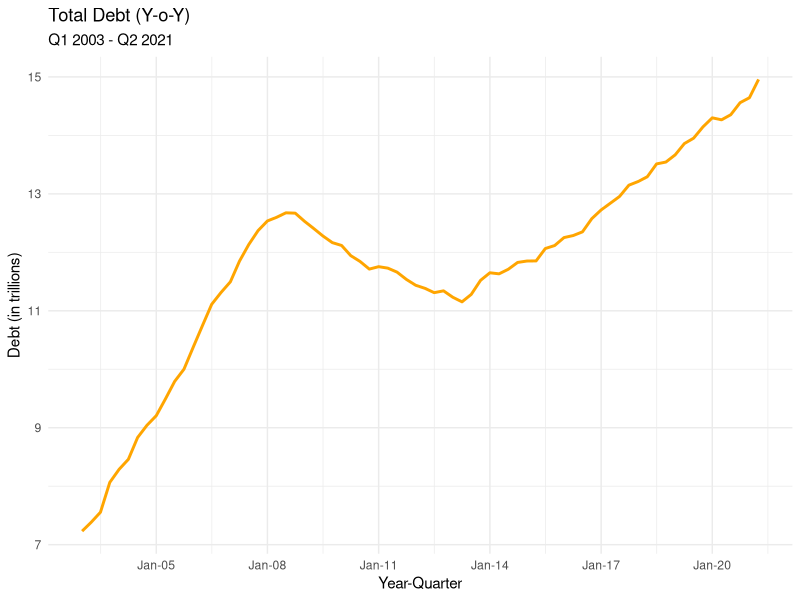
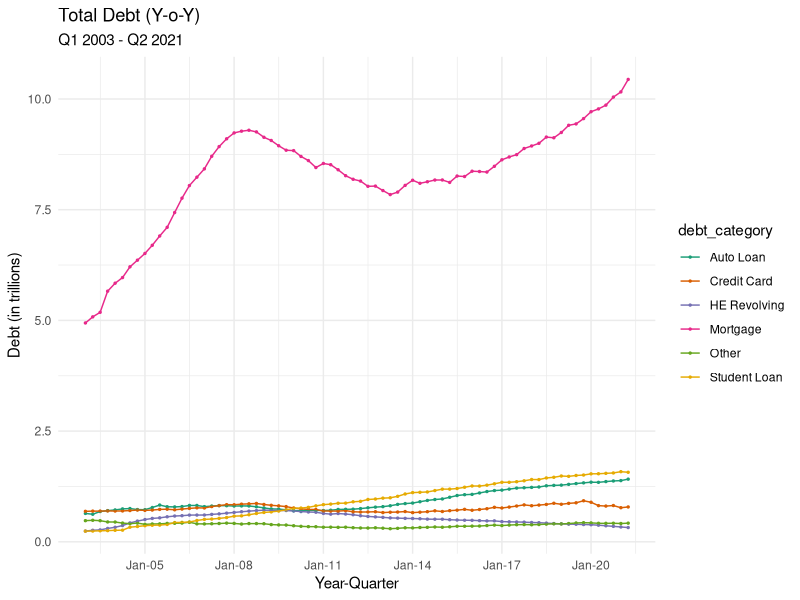

Source code (R) for these figures, in order:
## ---- chunk 1
#| label: setup
#| warning: false
#| message: false

library(tidyverse)
library(ggplot2)
library(readxl)
library(lubridate)
library(scales)

knitr::opts_chunk$set(echo = TRUE, warning=FALSE, message=FALSE)
## ---- chunk 2
# Function call to read a csv file
debt_df <- read_excel('_data/debt_in_trillions.xlsx')
debt_df
## ---- chunk 3
# Remove the 'Total column'
debt <- select(debt_df, !Total)

# Using the pivot_longer function to pivot the dataset
debt_pivoted <- pivot_longer(debt, col = !'Year and Quarter', names_to = "debt_category", values_to = "debt_in_trillions")
## ---- chunk 4
# Sanity check: It is expected the total number of rows in the resulting dataset would be 74 * 6 = 444
debt_pivoted
## ---- chunk 5
# Extracting year and quarter from the 'Year and Quarter' column and creating separate columns for them
# Converting the 'Year' column to integer
debt_pivoted <- mutate(debt_pivoted, 
                       Quarter = str_split(`Year and Quarter`, ":", simplify = TRUE)[,2], 
                       Year = as.integer(str_split(`Year and Quarter`, ":", simplify = TRUE)[,1]) + 2000)
debt_pivoted
## ---- chunk 6
debt_year <- group_by(debt_pivoted, Year, Quarter)
debt_yoy <- summarise(debt_year, debt_sum = sum(debt_in_trillions, na.rm = TRUE))
debt_yoy$year_q <- yq(paste0(debt_yoy$Year, ":", debt_yoy$Quarter))
debt_yoy
## ---- chunk 7
# Line plot of trend of Debt over years each quarter (It's very intuitive to visualize this trend in a line chart)
ggplot(debt_yoy, aes(x = year_q, y = debt_sum)) +
  geom_line(color = "orange", 
            size=1) +
  scale_x_date(date_breaks = '3 years',
               labels = date_format("%b-%y")) +
  labs(title = "Total Debt (Y-o-Y)",
       subtitle = "Q1 2003 - Q2 2021",
       x = "Year-Quarter",
       y = "Debt (in trillions)") +
  theme_minimal()
## ---- chunk 8
# Line plot of trend of Debt over years each quarter (split by category, It's very intuitive to visualize this trend in a multi-line chart)
debt_pivoted$year_q <- yq(paste0(debt_pivoted$Year, ":", debt_pivoted$Quarter))

ggplot(debt_pivoted, aes(x = year_q, y = debt_in_trillions, color = debt_category)) +
  geom_point(size=0.5) +
  geom_line(size=0.5) +
  scale_x_date(date_breaks = '3 years',
               labels = date_format("%b-%y")) +
  labs(title = "Total Debt (Y-o-Y)",
       subtitle = "Q1 2003 - Q2 2021",
       x = "Year-Quarter",
       y = "Debt (in trillions)") +
  theme_minimal() +
  scale_color_brewer(palette = "Dark2")
